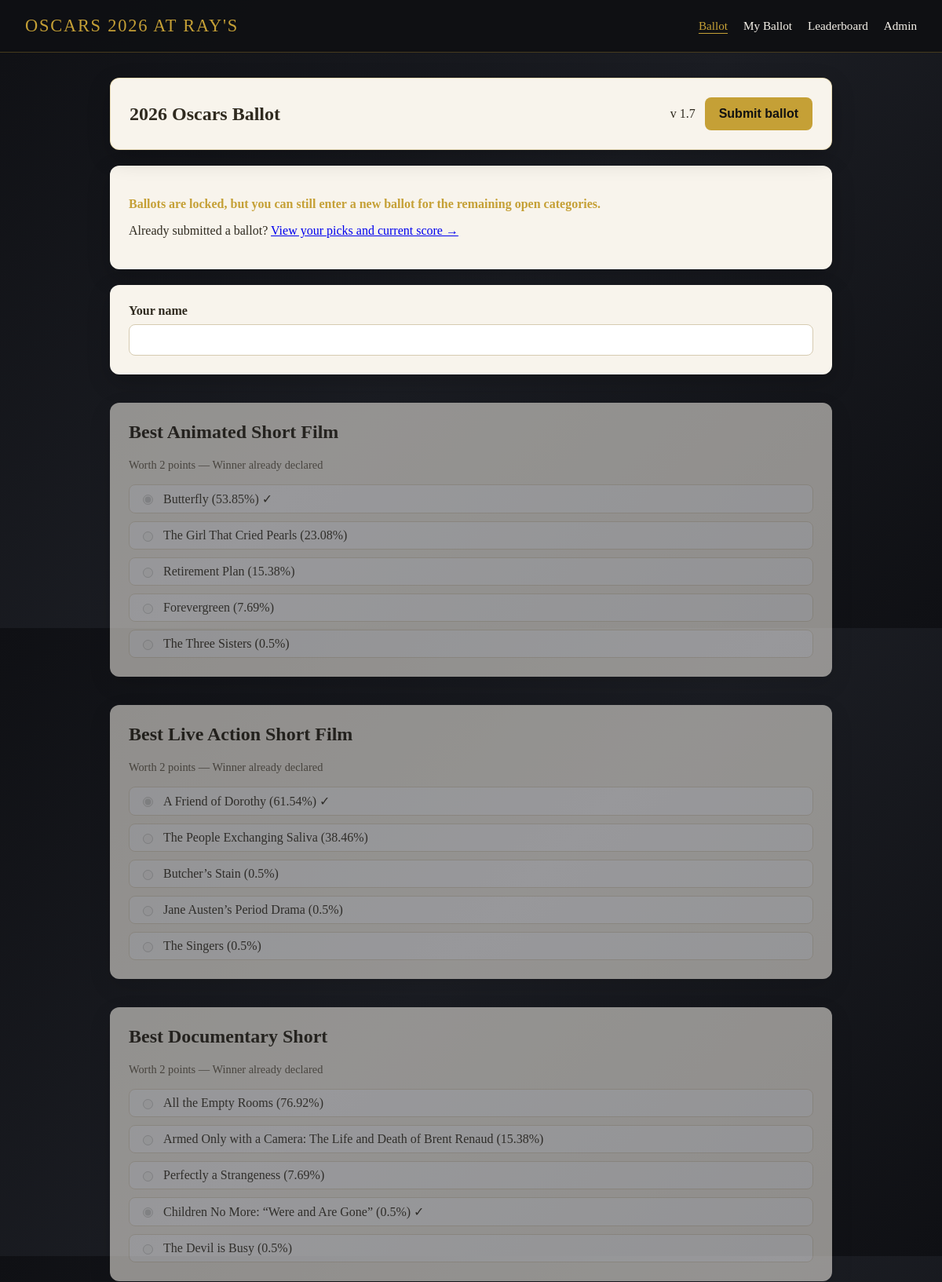
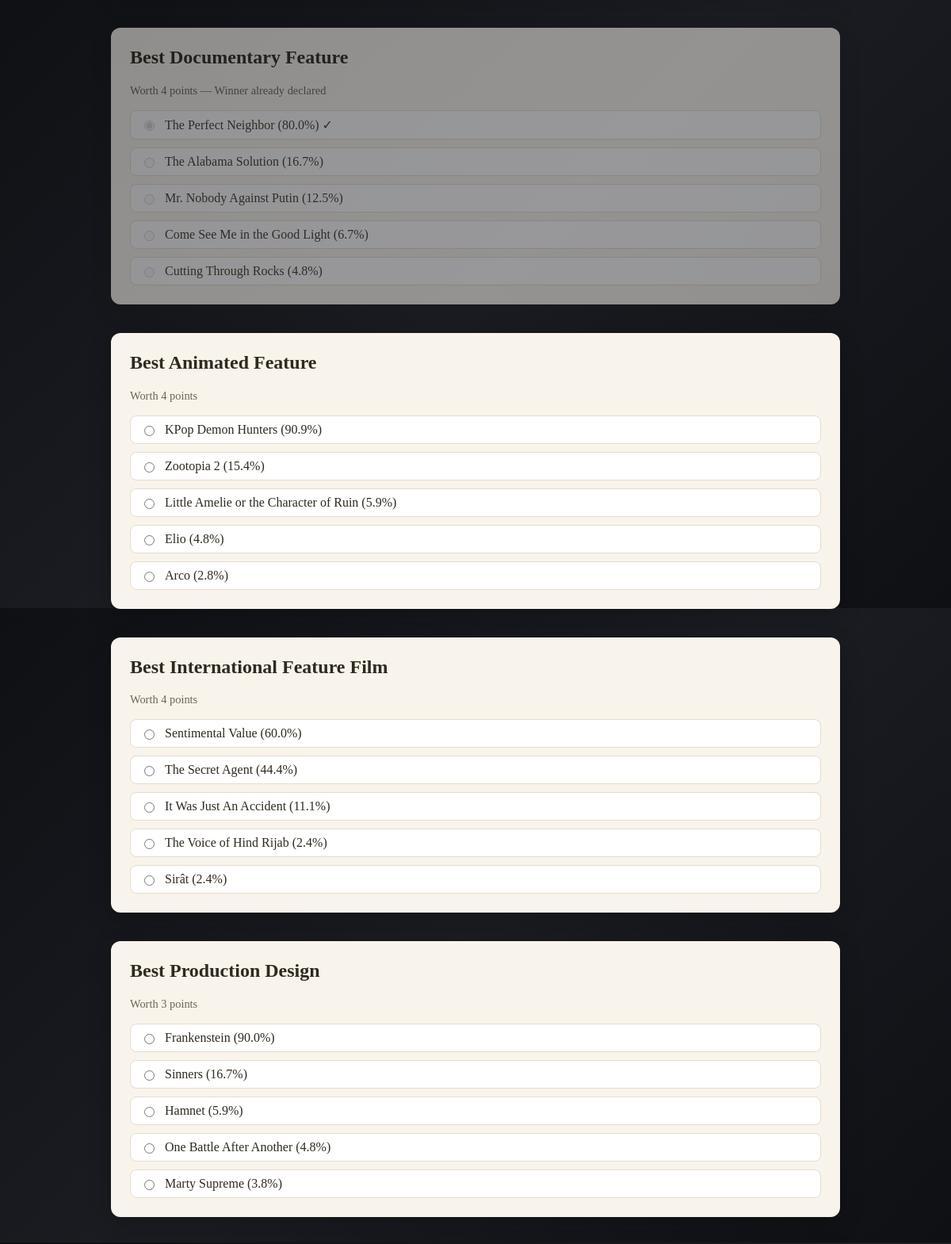
The page / (upper part) on the database its author committed (2 pictures, top to bottom).
### tables this page shows
CREATE TABLE categories (
                key TEXT PRIMARY KEY,
                name TEXT NOT NULL,
                points INTEGER NOT NULL,
                sort_order INTEGER NOT NULL
            );

CREATE TABLE nominees (
                id INTEGER PRIMARY KEY AUTOINCREMENT,
                category_key TEXT NOT NULL,
                name TEXT NOT NULL,
                FOREIGN KEY (category_key) REFERENCES categories(key)
            );

CREATE TABLE winners (
                category_key TEXT PRIMARY KEY,
                nominee TEXT NOT NULL,
                points INTEGER NOT NULL
            );

### app/main.py (the view)
@app.get("/", response_class=HTMLResponse)
async def ballot_form(
    request: Request,
    error: str | None = None,
    duplicate_name: str | None = None,
    edit_name: str | None = None,
) -> HTMLResponse:
    locked = _ballots_locked()
    current_winners = _load_winners() if locked else {}
    all_decided = locked and len(BALLOT) > 0 and len(current_winners) >= len(BALLOT)
    edit_mode = bool(edit_name)
    existing_selections: dict[str, str] = {}
    if edit_mode and edit_name:
        existing_selections = _load_guest_ballot(edit_name) or {}
    return templates.TemplateResponse(
        "ballot.html",
        {
            "request": request,
            "ballot": BALLOT,
            "locked": locked,
            "error": error,
            "duplicate_name": duplicate_name,
            "edit_mode": edit_mode,
            "edit_name": edit_name,
            "default_guest_name": edit_name or "",
            "existing_selections": existing_selections,
            "edit_url": f"/?edit_name={quote(duplicate_name)}" if duplicate_name else None,
            "winners": current_winners,
            "all_decided": all_decided,
        },
    )

### app/templates/ballot.html (shortened to what this page needs)
{% extends "base.html" %}
{% block nav_ballot_active %}is-active{% endblock %}
{% block content %}
  <section class="card ballot-toolbar">
    <div class="ballot-toolbar__row">
      <h1>2026 Oscars Ballot</h1>
      {% if not locked or (locked and not all_decided and not edit_mode) %}
        <div class="ballot-toolbar__actions">
          <span>v 1.7</span>
          <button class="primary" id="submit-ballot-btn" type="submit" form="ballot-form">
            <span class="btn-label">Submit ballot</span>
          </button>
        </div>
      {% endif %}
    </div>
  </section>
  <section class="card">
    {% if not locked %}
      <p>Pick one winner per category. Points are shown per category.</p>
    {% elif not all_decided and not edit_mode %}
      <p class="notice">Ballots are locked, but you can still enter a new ballot for the remaining open categories.</p>
      <p style="margin-top:10px;">Already submitted a ballot? <a href="/view">View your picks and current score &rarr;</a></p>
    {% elif all_decided %}
      <p class="notice">Voting is over &mdash; all categories have been decided. Thanks for playing!</p>
      <p style="margin-top:10px;"><a href="/view">View your picks and current score &rarr;</a></p>
    {% else %}
      <p class="notice">Ballots are locked. Thanks for playing.</p>
      <p style="margin-top:10px;"><a href="/view">View your picks and current score &rarr;</a></p>
    {% endif %}
  </section>
  {% if not locked %}
    <form class="ballot-form" method="post" action="/submit" id="ballot-form" novalidate data-edit-mode="{{ 1 if edit_mode else 0 }}" data-loaded-name="{{ edit_name or '' }}">
      {% if edit_mode %}
        <input type="hidden" name="overwrite" value="1">
      {% endif %}
      <section class="card">
        <label class="field-label" for="guest_name">Your name</label>
        <input id="guest_name" name="guest_name" class="text-input" value="{{ default_guest_name }}" required>
        <p id="name-duplicate-hint" class="error" style="display:none; margin-top:10px;"></p>
        <p id="name-duplicate-action" style="display:none; margin-top:8px;">
          <a id="name-duplicate-link" class="primary" href="#">Modify existing ballot</a>
        </p>
      </section>
      {% for category in ballot %}
        <section class="card">
          <h2>{{ category.name }}</h2>
          <p class="points">Worth {{ category.points }} points</p>
          <div class="choices">
            {% for nominee in category.nominees %}
              <label class="choice">
                <input
                  type="radio"
                  name="category_{{ category.key }}"
                  value="{{ nominee }}"
                  {% if existing_selections.get(category.key) == nominee %}checked{% endif %}
                  required
                >
                <span>{{ nominee }}</span>
              </label>
            {% endfor %}
          </div>
        </section>
      {% endfor %}
    </form>
    <script>
      (function () {
        const guestInput = document.getElementById("guest_name");
        const form = document.getElementById("ballot-form");
        const submitButton = document.getElementById("submit-ballot-btn");
        const clientError = document.getElementById("ballot-client-error");
        const toolbarError = document.getElementById("ballot-toolbar-error");
        const hint = document.getElementById("name-duplicate-hint");
        const action = document.getElementById("name-duplicate-action");
        const link = document.getElementById("name-duplicate-link");
        const editMode = guestInput.form && guestInput.form.dataset.editMode === "1";
        let loadedName = (form.dataset.loadedName || "").trim().toLowerCase();
        if (!guestInput || !form || !hint || !action || !link) {
          return;
        }
        let requestSeq = 0;
        let isSubmitting = false;
        function showClientError(message) {
          if (!clientError) {
            return;
          }
          clientError.textContent = message;
          clientError.style.display = "block";
          clientError.scrollIntoView({ behavior: "smooth", block: "start" });
        }
        function clearClientError() {
          if (!clientError) {
            return;
          }
          clientError.textContent = "";
          clientError.style.display = "none";
        }
        function showToolbarError(message) {
          if (!toolbarError) {
            return;
          }
          toolbarError.textContent = message;
          toolbarError.style.display = "inline";
        }
        function clearToolbarError() {
          if (!toolbarError) {
            return;
          }
          toolbarError.textContent = "";
          toolbarError.style.display = "none";
        }
        function setSavingState() {
          if (!submitButton) {
            return;
          }
          submitButton.disabled = true;
          submitButton.classList.add("is-loading");
          submitButton.setAttribute("aria-busy", "true");
        }
        function maybeClearAnswersForNewName() {
          if (!loadedName) {
            return;
          }
          const currentName = (guestInput.value || "").trim().toLowerCase();
          if (!currentName || currentName === loadedName) {
            return;
          }
          form.querySelectorAll('input[type="radio"][name^="category_"]:checked').forEach((input) => {
            input.checked = false;
          });
          const overwriteInput = form.querySelector('input[name="overwrite"]');
          if (overwriteInput) {
            overwriteInput.remove();
          }
          loadedName = "";
          form.dataset.loadedName = "";
          showClientError("Name changed. Previous selections were cleared. Please make new selections for the new name.");
        }
        function clearDuplicateHint() {
          hint.style.display = "none";
          hint.textContent = "";
          action.style.display = "none";
          link.href = "#";
        }
        async function checkDuplicateName() {
          const rawName = guestInput.value.trim();
          if (!rawName) {
            clearDuplicateHint();
            return;
          }
          const currentSeq = ++requestSeq;
          try {
            const res = await fetch(`/api/guest-check?name=${encodeURIComponent(rawName)}`);
            if (!res.ok || currentSeq !== requestSeq) {
              return;
            }
            const data = await res.json();
            if (data.exists) {
              hint.textContent = `A ballot already exists for ${data.name}.`;
              hint.style.display = "block";
              if (data.edit_url) {
                link.href = data.edit_url;
                action.style.display = "block";
              }
              return;
            }
            clearDuplicateHint();
          } catch (err) {
            clearDuplicateHint();
          }
        }
        guestInput.addEventListener("blur", checkDuplicateName);
        guestInput.addEventListener("change", maybeClearAnswersForNewName);
        form.addEventListener("change", function (event) {
          if (event.target !== guestInput) {
            clearClientError();
            const card = event.target.closest(".card");
            if (card) card.classList.remove("is-missing");
            if (!form.querySelector(".card.is-missing")) {
              clearToolbarError();
            }
          }
        });
        form.addEventListener("submit", function (event) {
          if (isSubmitting) {
            event.preventDefault();
            return;
          }
          clearClientError();
          clearToolbarError();
          form.querySelectorAll(".card.is-missing").forEach((card) => card.classList.remove("is-missing"));
          if (!guestInput.value.trim()) {
            event.preventDefault();
            showToolbarError("Please enter your name and last name before submitting.");
            guestInput.focus();
            return;
          }
          const categoryInputs = Array.from(
            form.querySelectorAll('input[type="radio"][name^="category_"]')
          );
          const categoryNames = [...new Set(categoryInputs.map((input) => input.name))];
          const missingNames = categoryNames.filter((name) => {
            return !form.querySelector(`input[name="${CSS.escape(name)}"]:checked`);
          });
          if (missingNames.length > 0) {
            event.preventDefault();
            const label = missingNames.length === 1 ? "category is" : "categories are";
            const message = `Please, make selections for all categories before submitting. ${missingNames.length} ${label} still missing.`;
            showToolbarError(message);
            missingNames.forEach((name) => {
              const input = categoryInputs.find((i) => i.name === name);
              if (input) {
                const card = input.closest(".card");
                if (card) card.classList.add("is-missing");
              }
            });
            return;
          }
          isSubmitting = true;
          setSavingState();
        });
        if (!editMode) {
          guestInput.addEventListener("input", clearDuplicateHint);
        }
      })();
    </script>
  {% elif not all_decided and not edit_mode %}
    <form class="ballot-form" method="post" action="/submit" id="ballot-form" novalidate>
      <section class="card">
        <label class="field-label" for="guest_name">Your name</label>
        <input id="guest_name" name="guest_name" class="text-input" value="" required>
      </section>
      {% for category in ballot %}
        {% set winner_nominee = winners.get(category.key, {}).get('nominee') %}
        {% if winner_nominee %}
          <section class="card is-decided">
            <h2>{{ category.name }}</h2>
            <p class="points">Worth {{ category.points }} points &mdash; Winner already declared</p>
            <div class="choices">
              {% for nominee in category.nominees %}
                <label class="choice is-readonly">
                  <input
                    type="radio"
                    name="category_{{ category.key }}"
                    value="{{ nominee }}"
                    {% if nominee == winner_nominee %}checked{% endif %}
                    disabled
                  >
                  <span>{{ nominee }}{% if nominee == winner_nominee %} &#10003;{% endif %}</span>
                </label>
              {% endfor %}
            </div>
          </section>
        {% else %}
          <section class="card">
            <h2>{{ category.name }}</h2>
            <p class="points">Worth {{ category.points }} points</p>
            <div class="choices">
              {% for nominee in category.nominees %}
                <label class="choice">
                  <input
                    type="radio"
                    name="category_{{ category.key }}"
                    value="{{ nominee }}"
                    required
                  >
                  <span>{{ nominee }}</span>
                </label>
              {% endfor %}
            </div>
          </section>
        {% endif %}
      {% endfor %}
    </form>
  {% endif %}
{% endblock %}

### app/static/styles.css (style rules this page uses)
:root { --gold: #c5a036; --night: #0f1014; --paper: #f8f4ec; --accent: #2f2a1f; --muted: #6e6657; --sticky-offset: 86px; }
* { box-sizing: border-box; }
body { margin: 0; font-family: "Georgia", "Times New Roman", serif; background: linear-gradient(135deg, #0f1014 0%, #1b1d23 50%, #0f1014 100%); color: var(--paper); }
.admin-toolbar, .ballot-toolbar { position: sticky; top: var(--sticky-offset); z-index: 30; background: rgba(15, 16, 20, 0.9); border: 1px solid rgba(197, 160, 54, 0.3); backdrop-filter: blur(6px); }
.ballot-toolbar__row { display: flex; align-items: center; justify-content: space-between; gap: 16px; flex-wrap: wrap; }
.ballot-toolbar__row h1 { margin-bottom: 0; }
.ballot-toolbar__actions { display: flex; align-items: center; gap: 12px; }
.card { background: var(--paper); color: var(--accent); padding: 24px; border-radius: 12px; margin-bottom: 20px; box-shadow: 0 10px 30px rgba(0, 0, 0, 0.2); }
h1, h2 { margin-top: 0; font-weight: 600; }
.notice { color: var(--gold); font-weight: 600; }
.ballot-form { display: grid; gap: 16px; }
.field-label { display: block; margin-bottom: 8px; font-weight: 600; }
.text-input, .select-input { width: 100%; padding: 10px 12px; border-radius: 8px; border: 1px solid #d6cbb1; font-size: 1rem; }
.points { margin: 4px 0 16px; color: var(--muted); font-size: 0.9rem; }
.choices { display: grid; gap: 10px; }
.choice { display: flex; align-items: center; gap: 10px; padding: 8px 12px; border-radius: 8px; border: 1px solid #e5dccb; cursor: pointer; background: #fff; }
.choice.is-readonly { cursor: default; opacity: 0.9; }
.choice.is-readonly input { pointer-events: none; }
.choice.is-readonly input[type="radio"]:disabled { opacity: 1; accent-color: #6e6657; }
.card.is-decided { opacity: 0.55; }
.primary { background: var(--gold); color: #111; border: none; padding: 12px 18px; border-radius: 8px; font-size: 1rem; cursor: pointer; font-weight: 600; }

### rows shown on the page
categories: name "Best Animated Short Film", points "2"
nominees: name "☑ Butterfly (53.85%) ✓", name "Butterfly (53.85%)"
nominees: name "☐ The Girl That Cried Pearls (23", name "The Girl That Cried Pearls (23.08%)"
nominees: name "☐ Retirement Plan (15.38%)", name "Retirement Plan (15.38%)"
nominees: name "☐ Forevergreen (7.69%)", name "Forevergreen (7.69%)"
nominees: name "☐ The Three Sisters (0.5%)", name "The Three Sisters (0.5%)"
categories: name "Best Live Action Short Film", points "2"
nominees: name "☑ A Friend of Dorothy (61.54%) ✓", name "A Friend of Dorothy (61.54%)"
nominees: name "☐ The People Exchanging Saliva (", name "The People Exchanging Saliva (38.46%)"
nominees: name "☐ Butcher’s Stain (0.5%)", name "Butcher’s Stain (0.5%)"
nominees: name "☐ Jane Austen’s Period Drama (0.", name "Jane Austen’s Period Drama (0.5%)"
nominees: name "☐ The Singers (0.5%)", name "The Singers (0.5%)"
categories: name "Best Documentary Short", points "2"
nominees: name "☐ All the Empty Rooms (76.92%)", name "All the Empty Rooms (76.92%)"
nominees: name "☐ Armed Only with a Camera: The", name "Armed Only with a Camera: The Life and Death of Brent Renaud (15.38%)"
nominees: name "☐ Perfectly a Strangeness (7.69%", name "Perfectly a Strangeness (7.69%)"
nominees: name "☑ Children No More: “Were and Ar", name "Children No More: “Were and Are Gone” (0.5%)"
nominees: name "☐ The Devil is Busy (0.5%)", name "The Devil is Busy (0.5%)"
categories: name "Best Documentary Feature", points "4"
nominees: name "☑ The Perfect Neighbor (80.0%) ✓", name "The Perfect Neighbor (80.0%)"
nominees: name "☐ The Alabama Solution (16.7%)", name "The Alabama Solution (16.7%)"
nominees: name "☐ Mr. Nobody Against Putin (12.5", name "Mr. Nobody Against Putin (12.5%)"
nominees: name "☐ Come See Me in the Good Light", name "Come See Me in the Good Light (6.7%)"
nominees: name "☐ Cutting Through Rocks (4.8%)", name "Cutting Through Rocks (4.8%)"
categories: name "Best Animated Feature", points "4"
nominees: name "KPop Demon Hunters (90.9%)"
nominees: name "Zootopia 2 (15.4%)"
nominees: name "Little Amelie or the Character of Ruin (5.9%)"
nominees: name "Elio (4.8%)"
nominees: name "Arco (2.8%)"
categories: name "Best International Feature Film", points "4"
nominees: name "Sentimental Value (60.0%)"
nominees: name "The Secret Agent (44.4%)"
nominees: name "It Was Just An Accident (11.1%)"
nominees: name "The Voice of Hind Rijab (2.4%)"
nominees: name "Sirât (2.4%)"
categories: name "Best Production Design", points "3"
nominees: name "Frankenstein (90.0%)"
nominees: name "Sinners (16.7%)"
nominees: name "Hamnet (5.9%)"
nominees: name "One Battle After Another (4.8%)"
nominees: name "Marty Supreme (3.8%)"
